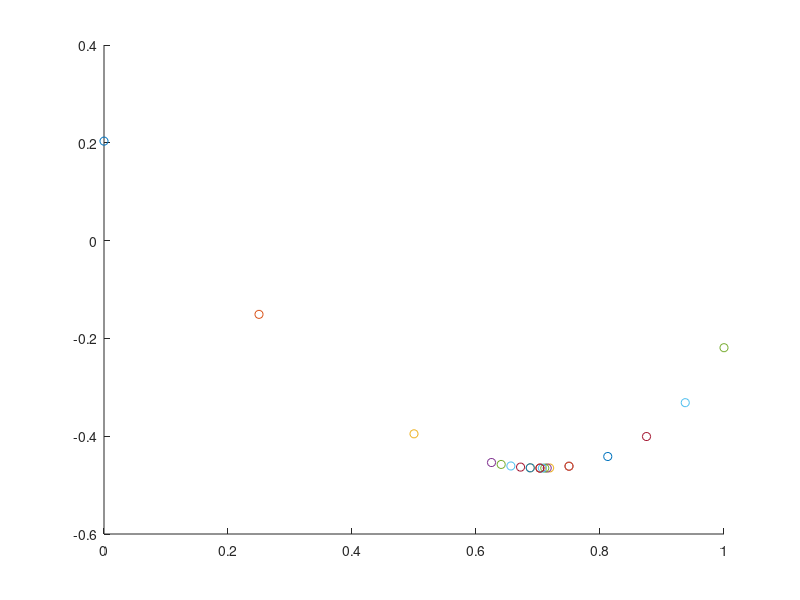

This chart was generated by the following MATLAB code: (Note: this script raises an error after producing the figure.)
function lab1()
    debug = 1;

    a = 0;
    b = 1;
    e = 0.01;

    [x, y, N] = bitwiseSearch(a, b, e, debug);
   
    fplot(@f, [a, b]);
    hold on;

    fprintf('RESULT: e = %f | N = %d | x* = %.10f | f(x*) = %.10f', e, N, x, y);

    scatter(x, y, 'b', 'filled');
end

function y = f(x)
    y = sin((power(x, 4) + power(x, 3) - 3 * x + 3 - power(30, 1/3)) / 2) + tanh((4 * sqrt(3) * power(x, 3) - 2 * x - 6 * sqrt(2) + 1) / (-2 * sqrt(3) * power(x, 3) + x + 3 * sqrt(2))) + 1.2;
end

function [x, y, N] = bitwiseSearch(a, b, e, debug)
    i = 0;
    x0 = a;
    f0 = f(x0);
    delta = (b - a) / 4;

    if debug
        hold on;
        fprintf('%d: x%d = %.10f | y%d = %.10f\n', 0, 0, x0, 0, f0)
        scatter(x0, f0);
    end

    while 1

        i = i + 1;

        x1 = x0 + delta;
        f1 = f(x1);

        if debug
            fprintf('%d: x%d = %.10f | y%d = %.10f\n', i, i, x1, i, f1)
            scatter(x1, f1);
        end

        if f0 <= f1 || x1 <= a || x1 >= b
            if abs(delta) < e
                break;
            else
                delta = -delta / 4;
            end
        end

        x0 = x1;
        f0 = f1;

    end

    x = x0;
    y = f0;
    N = i + 1;

end
